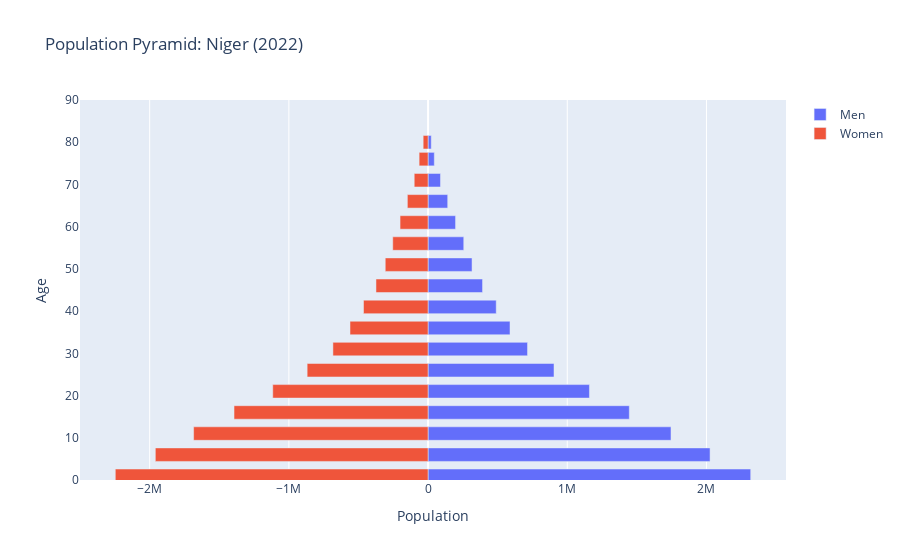

Write notebook code for a chart like this one.
### Markdown cell above
#### Population Pyramid for Niger

### Code cell
df_niger = wbdata.get_dataframe(
    variables,
    country="NER",
    parse_dates=True
)

#df_niger.head()

population_pyramid(
    df=df_niger,
    year="2022-01-01",
    country="Niger"
)

### Figure 1 — Plotly figure (JSON) as saved in the notebook; plotly's stock layout.template omitted (floating-point values rounded to 4 significant figures)
{"data": [{"name": "Men", "orientation": "h", "type": "bar", "x": [2318000.0, 2026000.0, 1745000.0, 1446000.0, 1159000.0, 904800.0, 714600.0, 588700.0, 489700.0, 391400.0, 315900.0, 256400.0, 197500.0, 141100.0, 89150.0, 44980.0, 22950.0], "y": [1, 6, 11, 16, 21, 26, 31, 36, 41, 46, 51, 56, 61, 66, 71, 76, 80]}, {"name": "Women", "orientation": "h", "type": "bar", "x": [-2247000.0, -1959000.0, -1684000.0, -1394000.0, -1116000.0, -868600.0, -683500.0, -560700.0, -463700.0, -374200.0, -307600.0, -253700.0, -201100.0, -148700.0, -99460.0, -64220.0, -35100.0], "y": [1, 6, 11, 16, 21, 26, 31, 36, 41, 46, 51, 56, 61, 66, 71, 76, 80]}], "layout": {"barmode": "overlay", "title": {"text": "Population Pyramid: Niger (2022)"}, "xaxis": {"title": {"text": "Population"}}, "yaxis": {"range": [0, 90], "title": {"text": "Age"}}}}
